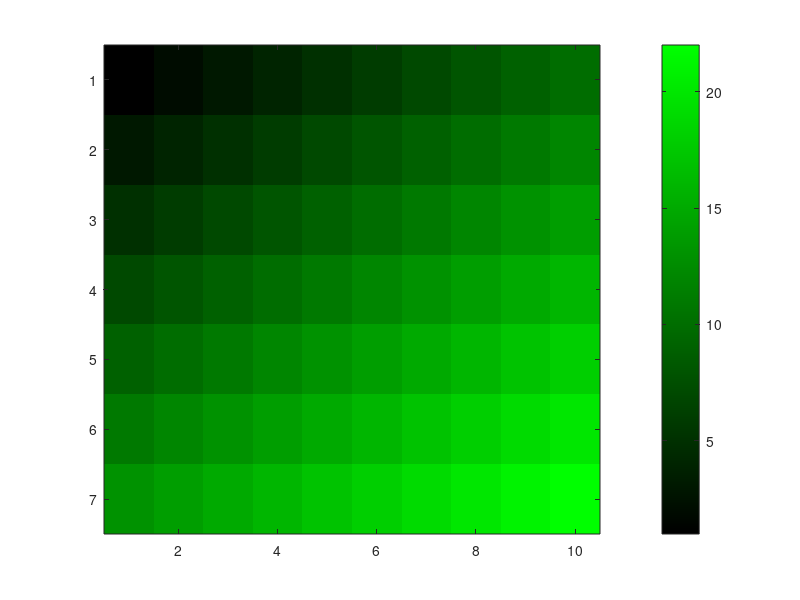

The MATLAB script that drew this image:
% 06 21
% Create a custom green color map such that the
% output of the script below looks like:
clc
clear

x = [1:10; 3:12; 5:14; 7:16; 9:18; 11:20; 13:22];
imagesc(x);
colorbar;

map = zeros(256, 3);
map(:, 2) = (0:255) / 255;
colormap(map);
